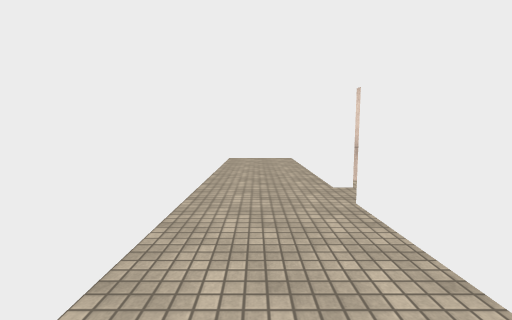
view 1 (above)

16 first-person views from a walk through a Unity game level. The camera is 1.4 m above the floor, tilts 6° down and sees 90° across. The floor is counted in squares, 1 m on a side. Each view is taken from the middle of a square. On the plan, view 1 faces up. The plan holds only what a view shows up to about 13 squares ahead; the rest is blank. The place goes on beyond the plan. The player character is not drawn. Surface patterns are stand-ins for the level's own textures.

view 2
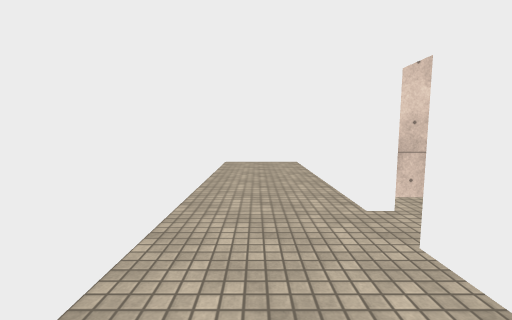

view 3
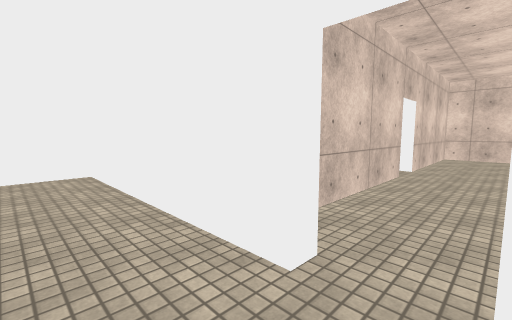

view 4
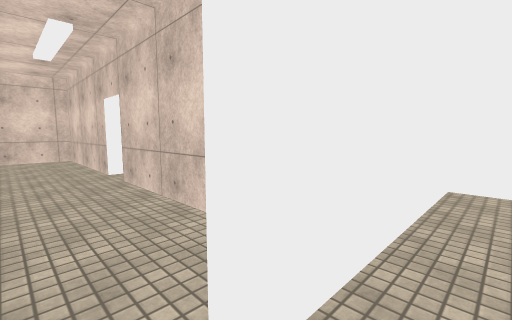

view 5
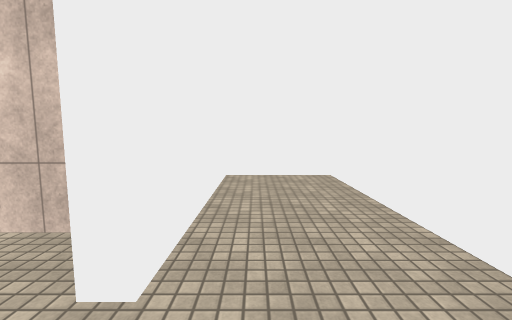

view 6
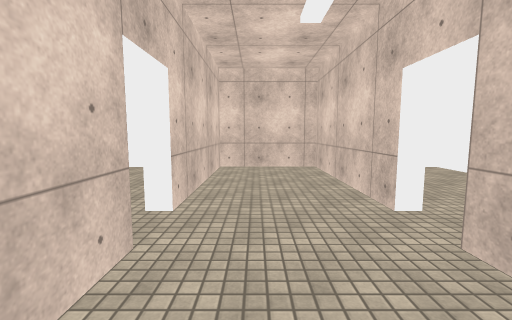

view 7
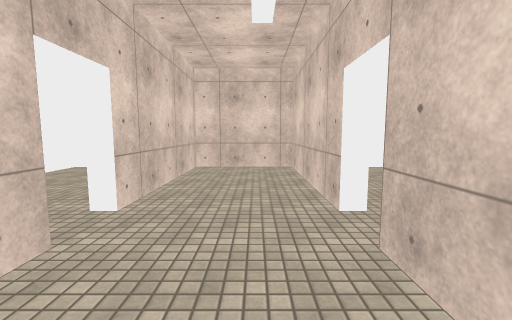

view 8
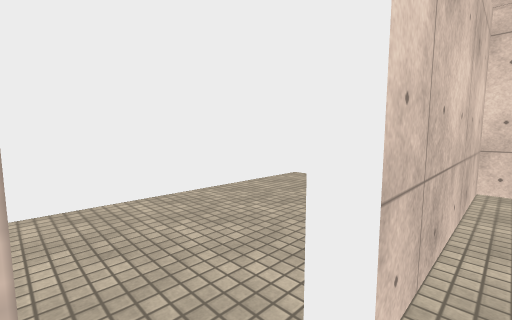

view 9
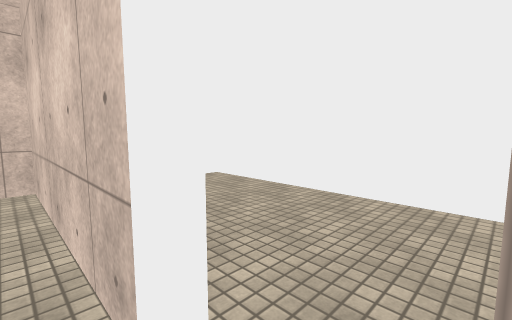

view 10
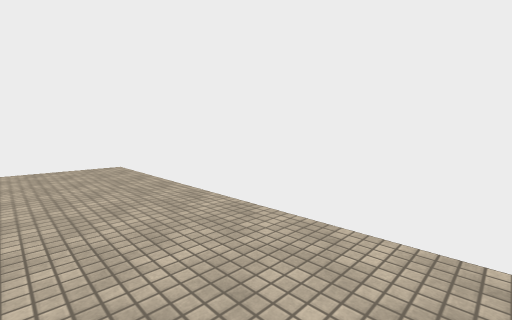

view 11
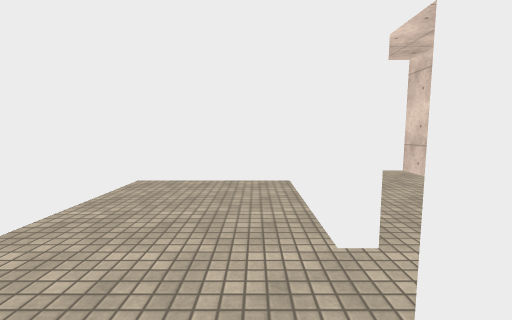

view 12
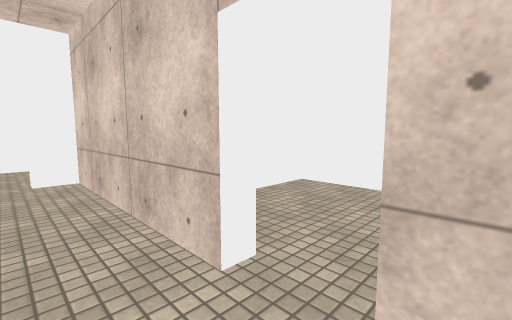

view 13
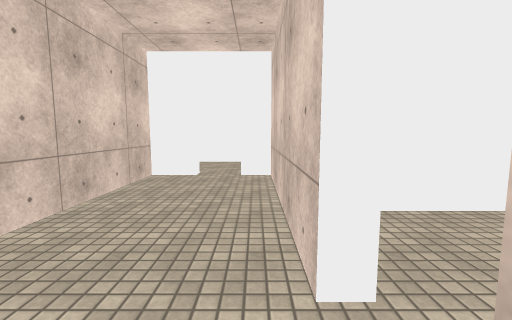

view 14
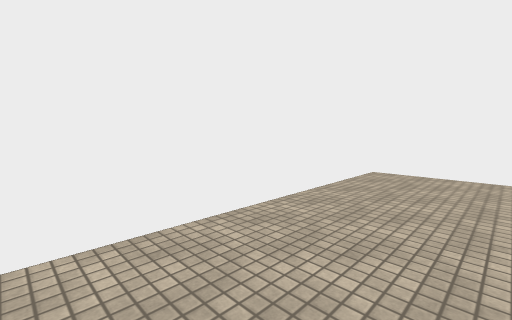

view 15
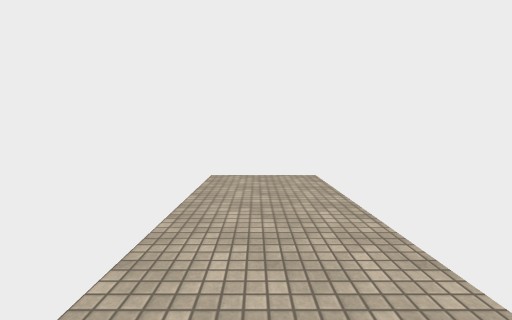

view 16
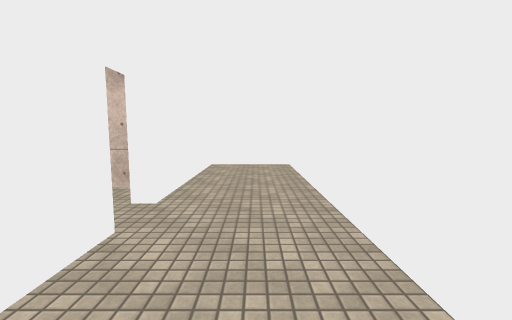

### Floor plan
Ten units are one square. View 1 is at (0, 0); x grows to the right and y downward. Boxes are objects, and circles mark ways between rooms. Rooms are numbered by the first view taken in them; rooms with no view inside come last. Other rooms are left out.
<svg viewBox="-20 -150 192 170">
<path fill="none" stroke="#000" d="M25 -65 20 -65 20 -145 -15 -145 -15 15 20 15 20 -50 25 -50M90 -81 90 -75 25 -75 25 -65M105 -35 167 -35 167 -75 105 -75 105 -80M25 -50 25 -35 90 -35M111 -30 105 -30 105 -35M90 -35 90 -30 45 -30 45 15 165 15 165 -21M165 -89 165 -125 65 -125 65 -92"/>
<circle cx="20" cy="-60" r="3" fill="#2a7"/>
<circle cx="100" cy="-30" r="3" fill="#2a7"/>
<circle cx="100" cy="-80" r="3" fill="#2a7"/>
<text x="0" y="-60">1</text>
<text x="100" y="-60">2</text>
<text x="100" y="-10">3</text>
<text x="110" y="-110">4</text>
</svg>
Room 1 opens to room 2. Room 2 opens to room 3. Room 2 opens to room 4.

Where each view was taken, in squares from view 1:
view 1: 0 up, 0 right, facing up
view 2: 2 up, 0 right, facing up
view 3: 5 up, 0 right, facing up-right
view 4: 6 up, 1 right, facing down-right
view 5: 7 up, 1 right, facing down
view 6: 6 up, 6 right, facing right
view 7: 5 up, 6 right, facing right
view 8: 7 up, 9 right, facing up-right
view 9: 4 up, 9 right, facing down-right
view 10: 2 up, 5 right, facing down-right
view 11: 2 up, 12 right, facing left
view 12: 6 up, 11 right, facing up-left
view 13: 7 up, 11 right, facing left
view 14: 9 up, 7 right, facing up-right
view 15: 6 up, 0 right, facing up
view 16: 10 up, 0 right, facing down
